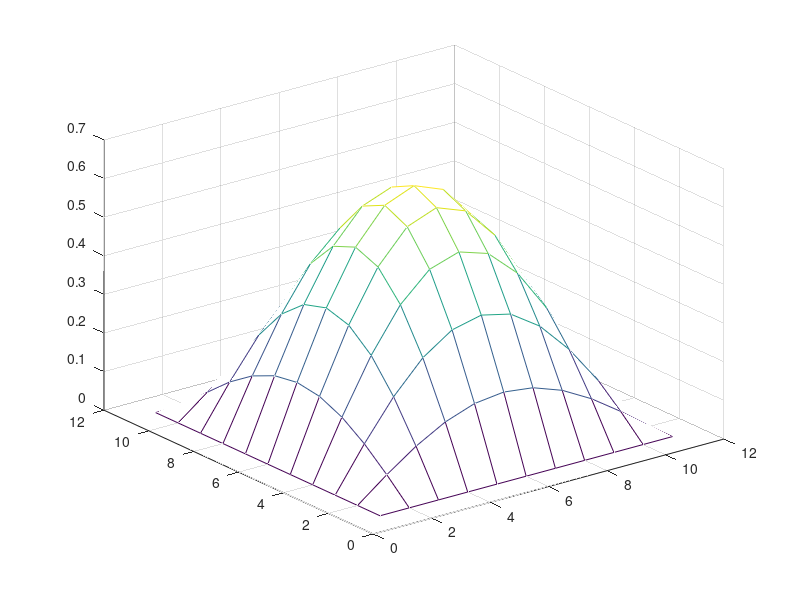
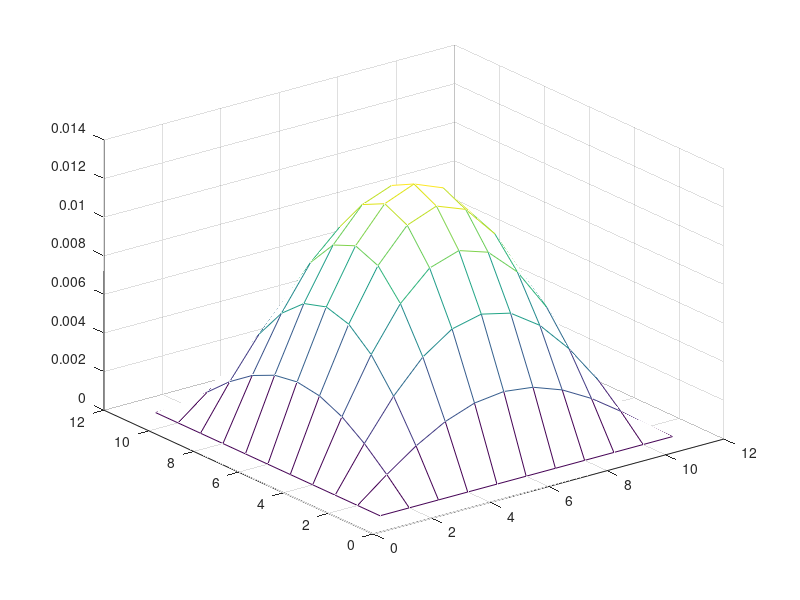

Recreate these plots in MATLAB, in order.

%%%%%%%%%%%%%%%%%%%%%%%%%%%%%%%%%%%%%%%%%%%%%%%%%%%%%%%%%%%%%%%%%%%%%%%%
%                                                                      %
%    Example of ADI Method for 2D heat equation                        %
%                                                                      %
%          u_t = u_{xx} + u_{yy} + f(x,t)                              %
%                                                                      %
%    Test problme:                                                     %
%      Exact solution: u(t,x,y) = exp(-t) sin(pi*x) sin(pi*y)          %
%      Source term:  f(t,x,y) = exp(-t) sin(pi*x) sin(pi*y) (2pi^2-1)  %
%                                                                      %
%    Files needed for the test:                                        %
%                                                                      %
%     adi.m:      This file, the main calling code.                    %
%     f.m:        The file defines the f(t,x,y)                        %
%     uexact.m:    The exact solution.                                 %
%                                                                      %
%     Results:         n              e            ratio               %
%                     10           0.0041                              %
%     t_final=0.5     20           0.0010           4.1                %
%                     40           2.5192e-04       3.97               %       
%                     80           6.3069e-05       3.9944             %
%%%%%%%%%%%%%%%%%%%%%%%%%%%%%%%%%%%%%%%%%%%%%%%%%%%%%%%%%%%%%%%%%%%%%%%%

   clear; close all;

   a = 0; b=1;  c=0; d=1; n = 10;  tfinal = 0.5;

   m = n;
   h = (b-a)/n;        dt=h;   
   h1 = h*h;
   x=a:h:b; y=c:h:d;

%-- Initial condition:

   t = 0;
   for i=1:m+1,
      for j=1:m+1,
         u1(i,j) = exp(-t)* sin(pi*x(i))* sin(pi*y(j)); 
      end
   end

%---------- Big loop for time t --------------------------------------

k_t = fix(tfinal/dt);

for k=1:k_t

t1 = t + dt; t2 = t + dt/2;

%--- sweep in x-direction --------------------------------------

for i=1:m+1,                              % Boundary condition.
  u2(i,1) = exp(-t2)* sin(pi*x(i))* sin(pi*y(1)); 
  u2(i,n+1) = exp(-t2)* sin(pi*x(i))* sin(pi*y(n+1)); 
  u2(1,i) = exp(-t2)* sin(pi*x(1))* sin(pi*y(i)); 
  u2(m+1,i) = exp(-t2)* sin(pi*x(m+1))* sin(pi*y(i)); 
end

for j = 2:n,                             % Look for fixed y(j) 

   A = sparse(m-1,m-1); b=zeros(m-1,1);
   for i=2:m,
      b(i-1) = (u1(i,j-1) -2*u1(i,j) + u1(i,j+1))/h1 + ...
		exp(-t2)*sin(pi*x(i))*sin(pi*y(j))*(2*pi^2-1) + 2*u1(i,j)/dt;
      if i == 2
        b(i-1) = b(i-1) + (exp(-t2)* sin(pi*x(i-1))* sin(pi*y(j)))/h1;
        A(i-1,i) = -1/h1;
      else
	if i==m
          b(i-1) = b(i-1) + (exp(-t2)* sin(pi*x(i+1))* sin(pi*y(j)))/h1;
          A(i-1,i-2) =  -1/h1;
	else
	   A(i-1,i) = -1/h1;
	   A(i-1,i-2) = -1/h1;
        end
      end

      A(i-1,i-1) = 2/dt + 2/h1;
    end

     ut = A\b;                          % Solve the diagonal matrix.
     for i=1:m-1,
	u2(i+1,j) = ut(i);
     end

 end                                    % Finish x-sweep.

%-------------- loop in y -direction --------------------------------

for i=1:m+1,                                % Boundary condition
  u1(i,1) = exp(-t1)* sin(pi*x(i))* sin(pi*y(1));
  u1(i,n+1) = exp(-t1)* sin(pi*x(i))* sin(pi*y(m+1));
  u1(1,i) = exp(-t1)* sin(pi*x(1))* sin(pi*y(i));
  u1(m+1,i) = exp(-t1)* sin(pi*x(m+1))* sin(pi*y(i));
end

for i = 2:m,

   A = sparse(m-1,m-1); b=zeros(m-1,1);
   for j=2:n,
      b(j-1) = (u2(i-1,j) -2*u2(i,j) + u2(i+1,j))/h1 + ...
                exp(-t2)*sin(pi*x(i))*sin(pi*y(j))*(2*pi^2-1)    + 2*u2(i,j)/dt;
      if j == 2
        b(j-1) = b(j-1) + (exp(-t1)* sin(pi*x(i))* sin(pi*y(j-1)))/h1;
        A(j-1,j) = -1/h1;
      else
        if j==n
          b(j-1) = b(j-1) + (exp(-t1)* sin(pi*x(i))* sin(pi*y(j+1)))/h1;
          A(j-1,j-2) =  -1/h1;
        else
           A(j-1,j) = -1/h1;
           A(j-1,j-2) = -1/h1;
        end
      end

      A(j-1,j-1) = 2/dt + 2/h1;              % Solve the system
    end

     ut = A\b;
     for j=1:n-1,
        u1(i,j+1) = ut(j);
     end

 end                             % Finish y-sweep.

 t = t + dt;

%--- finish ADI method at this time level, go to the next time level.
      
end       %-- Finished with the loop in time

%----------- Data analysis ----------------------------------

  for i=1:m+1,
    for j=1:n+1,
       ue(i,j) = exp(-tfinal)* sin(pi*x(i))* sin(pi*y(j));
    end
  end

  e = max(max(abs(u1-ue)))        % The infinity error.

  mesh(u1);                       % Plot the computed solution.
  figure(2); mesh(u1-ue)          % Mesh plot of the error 
